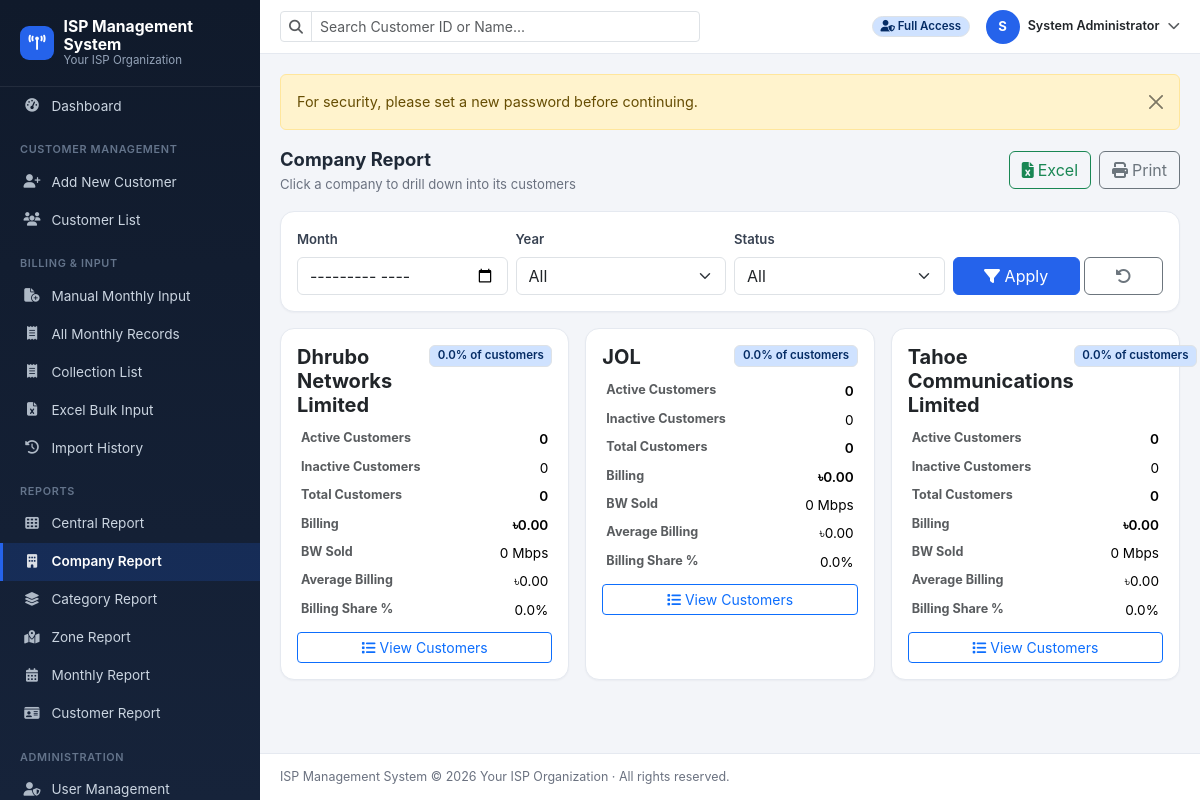
/reports/company.php (signed in), run on the app's committed database.
### tables this page shows
CREATE TABLE IF NOT EXISTS `users` (
  `id` INT UNSIGNED NOT NULL AUTO_INCREMENT,
  `full_name` VARCHAR(150) NOT NULL,
  `username` VARCHAR(60) NOT NULL,
  `email` VARCHAR(150) NOT NULL,
  `password` VARCHAR(255) NOT NULL,
  `role` ENUM('admin','viewer') NOT NULL DEFAULT 'viewer',
  `status` ENUM('active','inactive') NOT NULL DEFAULT 'active',
  `failed_attempts` TINYINT UNSIGNED NOT NULL DEFAULT 0,
  `locked_until` DATETIME NULL DEFAULT NULL,
  `remember_token` VARCHAR(100) NULL DEFAULT NULL,
  `last_login_at` DATETIME NULL DEFAULT NULL,
  `must_change_password` TINYINT(1) NOT NULL DEFAULT 0,
  `created_at` DATETIME NOT NULL DEFAULT CURRENT_TIMESTAMP,
  `updated_at` DATETIME NOT NULL DEFAULT CURRENT_TIMESTAMP ON UPDATE CURRENT_TIMESTAMP,
  PRIMARY KEY (`id`),
  UNIQUE KEY `uq_users_username` (`username`),
  UNIQUE KEY `uq_users_email` (`email`)
);

CREATE TABLE IF NOT EXISTS `companies` (
  `id` INT UNSIGNED NOT NULL AUTO_INCREMENT,
  `company_name` VARCHAR(150) NOT NULL,
  `company_code` VARCHAR(20) NOT NULL,
  `customer_prefix` VARCHAR(10) NOT NULL,
  `last_customer_sequence` INT UNSIGNED NOT NULL DEFAULT 0,
  `status` ENUM('active','inactive') NOT NULL DEFAULT 'active',
  `created_at` DATETIME NOT NULL DEFAULT CURRENT_TIMESTAMP,
  `updated_at` DATETIME NOT NULL DEFAULT CURRENT_TIMESTAMP ON UPDATE CURRENT_TIMESTAMP,
  PRIMARY KEY (`id`),
  UNIQUE KEY `uq_companies_code` (`company_code`),
  UNIQUE KEY `uq_companies_prefix` (`customer_prefix`)
);

### reports/company.php (the view, shortened to what the rows shown need)
<?php
require_once __DIR__ . '/../config/config.php';
require_login();
$mrExtra = '';
$mrExtraParams = [];
$custExtra = '';
$custExtraParams = [];
$rows = run_all(
    "SELECT co.id, co.company_name,
        SUM(CASE WHEN c.status='Active' THEN 1 ELSE 0 END) active_customers,
        SUM(CASE WHEN c.status='Inactive' THEN 1 ELSE 0 END) inactive_customers,
        COUNT(DISTINCT c.id) total_customers,
        COALESCE(SUM(m.billing_amount),0) billing,
        COALESCE(SUM(m.bandwidth_mbps),0) bw
     FROM companies co
     LEFT JOIN customers c ON c.company_id = co.id AND c.deleted_at IS NULL $custExtra
     LEFT JOIN monthly_records m ON m.customer_id = c.id AND m.deleted_at IS NULL $mrExtra
     GROUP BY co.id ORDER BY co.company_name",
    array_merge($custExtraParams, $mrExtraParams)
);
$grandBilling = array_sum(array_column($rows, 'billing'));
$grandCustomers = array_sum(array_column($rows, 'total_customers'));
require_once __DIR__ . '/../includes/header.php';
?>
<div class="row g-3">
  <?php foreach ($rows as $r): ?>
  <div class="col-lg-4">
    <div class="card h-100">
      <div class="card-body">
        <div class="d-flex justify-content-between align-items-start mb-2">
          <h5 class="fw-bold mb-0"><?= e($r['company_name']) ?></h5>
          <span class="badge bg-primary-subtle text-primary-emphasis border"><?= format_percent(safe_percent($r['total_customers'], $grandCustomers)) ?> of customers</span>
        </div>
        <table class="table table-borderless table-sm small mb-2">
          <tr><th class="text-muted">Active Customers</th><td class="text-end fw-semibold"><?= number_format($r['active_customers']) ?></td></tr>
          <tr><th class="text-muted">Inactive Customers</th><td class="text-end"><?= number_format($r['inactive_customers']) ?></td></tr>
          <tr><th class="text-muted">Total Customers</th><td class="text-end fw-semibold"><?= number_format($r['total_customers']) ?></td></tr>
          <tr><th class="text-muted">Billing</th><td class="text-end fw-semibold"><?= format_currency($r['billing']) ?></td></tr>
          <tr><th class="text-muted">BW Sold</th><td class="text-end"><?= format_bandwidth($r['bw']) ?></td></tr>
          <tr><th class="text-muted">Average Billing</th><td class="text-end"><?= format_currency(safe_divide($r['billing'], $r['active_customers'])) ?></td></tr>
          <tr><th class="text-muted">Billing Share %</th><td class="text-end"><?= format_percent(safe_percent($r['billing'], $grandBilling)) ?></td></tr>
        </table>
        <a href="<?= e(base_url('customers/index.php?company=' . $r['id'])) ?>" class="btn btn-sm btn-outline-primary w-100 no-print"><i class="fa-solid fa-list me-1"></i>View Customers</a>
      </div>
    </div>
  </div>
  <?php endforeach; ?>
</div>
<?php require_once __DIR__ . '/../includes/footer.php'; ?>

### includes/header.php (shortened to what the rows shown need)
<?php
$__user = current_user();
?>
<!DOCTYPE html>
<html lang="en">
<head>
<link rel="stylesheet" href="https://cdnjs.cloudflare.com/ajax/libs/bootstrap/5.3.3/css/bootstrap.min.css">
<link rel="stylesheet" href="https://cdnjs.cloudflare.com/ajax/libs/font-awesome/6.5.2/css/all.min.css">
<link rel="stylesheet" href="https://cdnjs.cloudflare.com/ajax/libs/datatables/1.13.11/css/dataTables.bootstrap5.min.css">
<link rel="stylesheet" href="<?= e(base_url('assets/css/style.css')) ?>">
</head>
<body>
<div class="ism-wrapper">
  <div class="ism-main">
    <div class="ism-topbar no-print">
      <div class="ms-auto d-flex align-items-center gap-3">
        <div class="dropdown">
          <a class="d-flex align-items-center gap-2 text-decoration-none text-dark cursor-pointer" data-bs-toggle="dropdown">
            <span class="avatar-circle"><?= e(strtoupper(substr($__user['full_name'] ?? 'U', 0, 1))) ?></span>
            <span class="d-none d-md-inline small fw-semibold"><?= e($__user['full_name'] ?? '') ?></span>
            <i class="fa-solid fa-chevron-down small text-muted"></i>
          </a>
        </div>
      </div>
    </div>
    <div class="ism-content">

### data on the page
users: full_name "S", full_name "System Administrator"
companies: company_name "Dhrubo Networks Limited", total_customers "0.0%", active_customers "0", inactive_customers "0", total_customers "0", billing "৳0.00", bw "0 Mbps", active_customers "৳0.00", billing "0.0%"
companies: company_name "JOL", total_customers "0.0%", active_customers "0", inactive_customers "0", total_customers "0", billing "৳0.00", bw "0 Mbps", active_customers "৳0.00", billing "0.0%"
companies: company_name "Tahoe Communications Limited", total_customers "0.0%", active_customers "0", inactive_customers "0", total_customers "0", billing "৳0.00", bw "0 Mbps", active_customers "৳0.00", billing "0.0%"

### other printed values
$softwareName "ISP Management System"
setting('organization_name', '') "Your ISP Organization"
$f['message'] "For security, please set a new password before continuing."
setting('software_name', 'ISP Management System') "ISP Management System"
